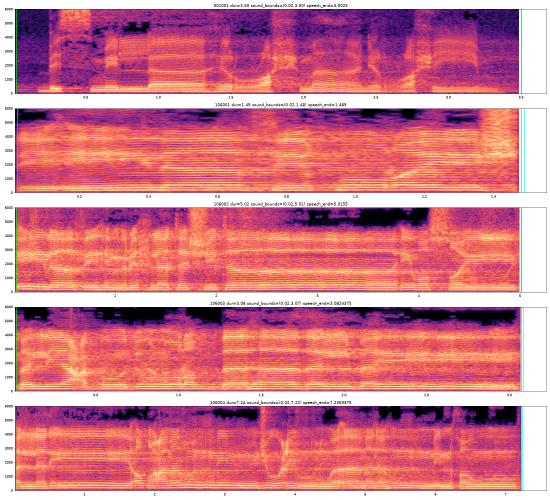
#> input picture probe/maher_106.png, 1100 x 1000 px (shown at 1/2 size)
$ python motion.py probe/maher_106.png probe/maher_106.png 1.0
#> lines starting #> are read from the running program, lines starting #| are printed output that depends on the picture; after the words box and inside, x2 and y2 are one past the last pixel; in counts of white or black regions, pixels touching at a corner belong together
"""
Gentle, seamlessly looping motion for a still background image:
  - slow camera drift / breathing zoom
  - dust motes drifting in the light (only visible where the image is bright)
  - light that softly brightens and dims
Every motion has period LOOP seconds, so the clip loops without a jump.

Usage as a module:  make_motion_video(image_path, seconds, out_mp4)
Command line:       python motion.py image.jpg out.mp4 [seconds]
"""
import math, random, subprocess, sys

from PIL import Image, ImageChops, ImageDraw, ImageEnhance, ImageFilter

W, H, FPS = 1080, 1920, 30
LOOP = 12.0                 # seconds; all motion repeats exactly every LOOP seconds
OVERSCAN = 1.10             # image is prepared slightly larger than the frame for drift


def _prepare(path):
#> called with path = 'probe/maher_106.png'
    im = Image.open(path).convert("RGB")
    tw, th = int(W * OVERSCAN), int(H * OVERSCAN)
    s = max(tw / im.width, th / im.height)
#> s = 2.11
    im = im.resize((math.ceil(im.width * s), math.ceil(im.height * s)), Image.LANCZOS)
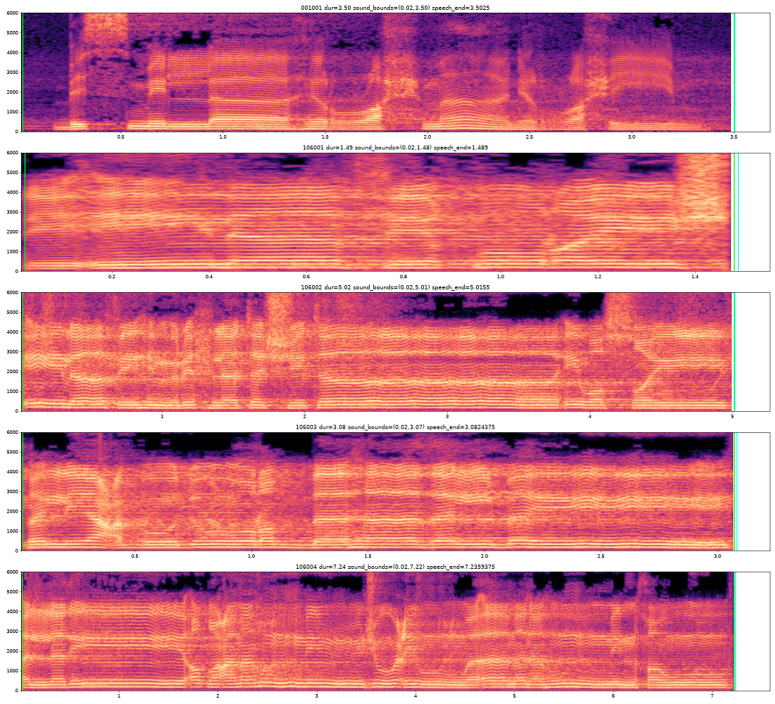
#> im: PIL image 2324x2112 RGB (shown at 1/3 size); mean R, G, B 208.6, 122.8, 136.7
    l, t = (im.width - tw) // 2, (im.height - th) // 2
#> l = 568; t = 0
    return im.crop((l, t, l + tw, t + th))


def _sprite(r):
    """Soft round dust mote."""
    size = r * 6
    sp = Image.new("L", (size, size), 0)
    ImageDraw.Draw(sp).ellipse([size / 2 - r, size / 2 - r, size / 2 + r, size / 2 + r], fill=255)
    return sp.filter(ImageFilter.GaussianBlur(r * 0.9))


def make_motion_video(image_path, seconds, out_mp4, seed=1, n_motes=220, crf=20):
    rng = random.Random(seed)
    base = _prepare(image_path)
    bw, bh = base.size
#> bw = 1188; bh = 2112
    # brightness map decides where dust is visible (sunbeams)
    lum = base.convert("L").filter(ImageFilter.GaussianBlur(12))
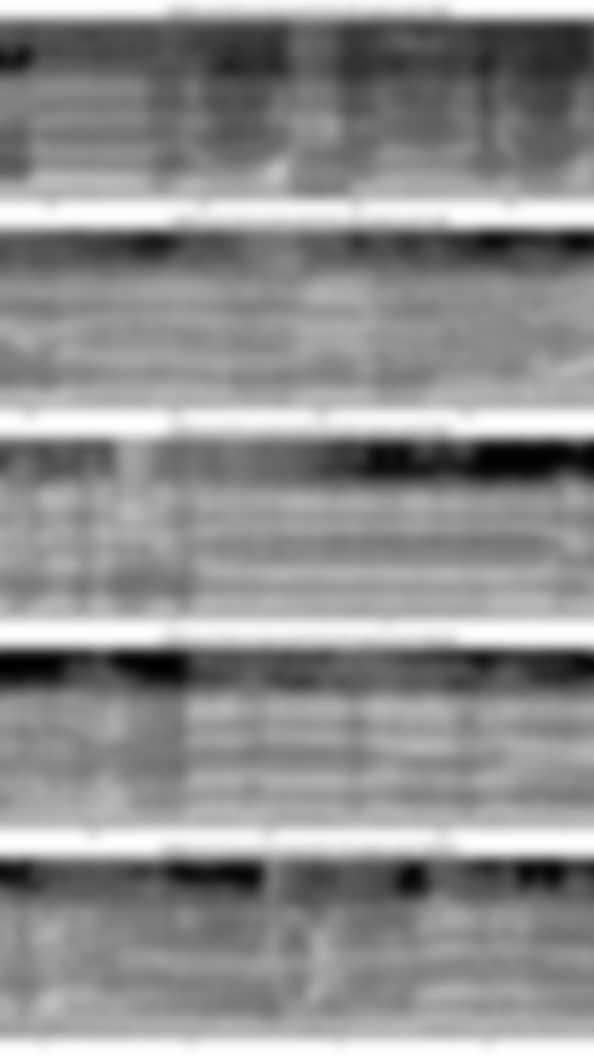
#> lum: PIL image 1188x2112 L (shown at 1/2 size); min 0, max 255, mean 141.8
    lum = lum.point(lambda v: max(0, min(255, int((v - 60) * 3.0))))
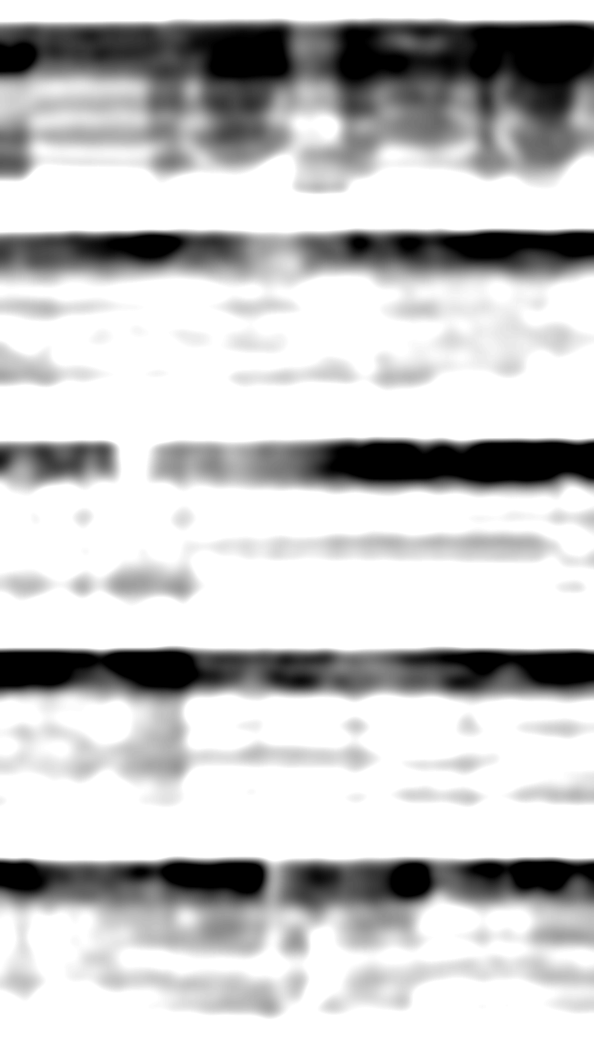
#> lum: PIL image 1188x2112 L (shown at 1/2 size); min 0, max 255, mean 197.6
    # a slightly brighter, warmer version for the "breathing light"
    bright = ImageEnhance.Brightness(base).enhance(1.12)
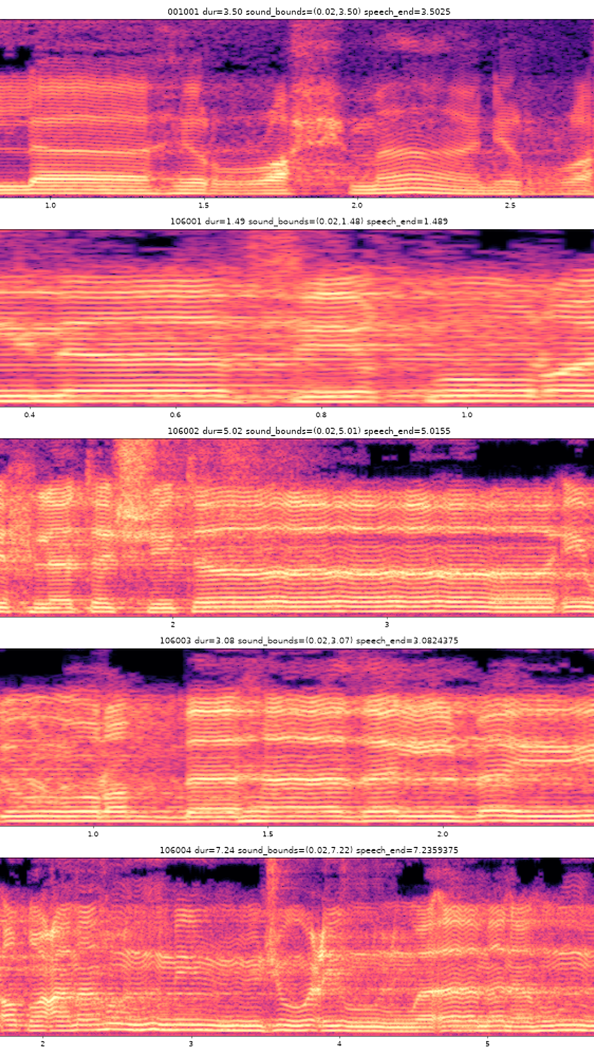
#> bright: PIL image 1188x2112 RGB (shown at 1/2 size); mean R, G, B 219.3, 120.6, 137.3
    bright = Image.blend(bright, Image.new("RGB", base.size, (255, 214, 150)), 0.06)
    light_mask = base.convert("L").point(lambda v: int(max(0, v - 90) * 1.6)).filter(ImageFilter.GaussianBlur(20))
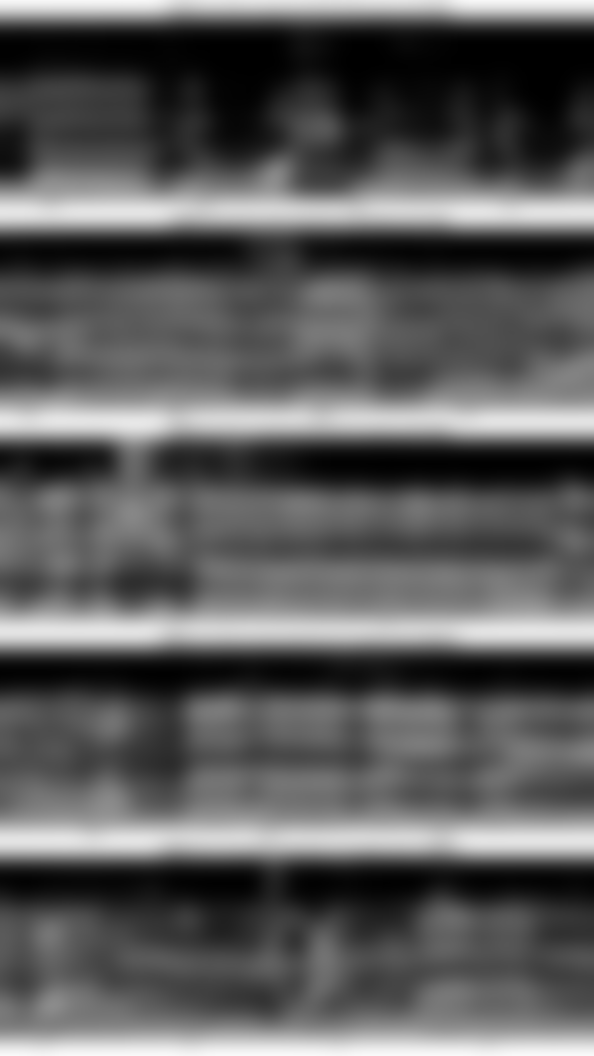
#> light_mask: PIL image 1188x2112 L (shown at 1/2 size); min 0, max 249, mean 91.4

    sprites = {r: _sprite(r) for r in (2, 3, 4, 6)}
#> in _sprite (call 2), `sp = Image.new("L", (size, size), 0)`: sp: PIL image 18x18 L; every value is 0
#> in _sprite (call 2), `ImageDraw.Draw(sp).ellipse([size / 2 - r, size / 2 - r, size / 2 + r, ..`: sp: PIL image 18x18 L; 11.4% white; 1 white region, box (x1, y1, x2, y2) and area: (6, 6, 13, 13) 37
#> call 3 of _sprite, with r = 4
#> in _sprite (call 3), `size = r * 6`: size = 24
#> in _sprite (call 3), `sp = Image.new("L", (size, size), 0)`: sp: PIL image 24x24 L; every value is 0
#> in _sprite (call 3), `ImageDraw.Draw(sp).ellipse([size / 2 - r, size / 2 - r, size / 2 + r, ..`:
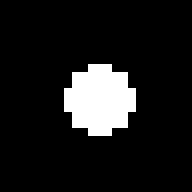
#> sp: PIL image 24x24 L (shown 8 times larger); 10.6% white; 1 white region, box (x1, y1, x2, y2) and area: (8, 8, 17, 17) 61
#> call 4 of _sprite, with r = 6
#> in _sprite (call 4), `size = r * 6`: size = 36
#> in _sprite (call 4), `sp = Image.new("L", (size, size), 0)`: sp: PIL image 36x36 L; every value is 0
#> in _sprite (call 4), `ImageDraw.Draw(sp).ellipse([size / 2 - r, size / 2 - r, size / 2 + r, ..`: sp: PIL image 36x36 L; 10% white; 1 white region, box (x1, y1, x2, y2) and area: (12, 12, 25, 25) 129
#> in _sprite (call 4), `return sp.filter(ImageFilter.GaussianBlur(r * 0.9))`:
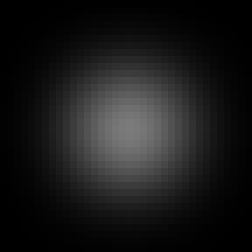
#> returned value: PIL image 36x36 L (shown 7 times larger); min 0, max 123, mean 25.3
#> sprites = 4 items
    motes = []
    for _ in range(n_motes):
        r = rng.choice([2, 2, 2, 3, 3, 4, 6])
        motes.append({
            "x": rng.uniform(0, bw), "y": rng.uniform(0, bh), "r": r,
            "dir": rng.choice([-1, -1, 1]),                                  # mostly drifting upward
            "ax": rng.uniform(10, 45), "kx": rng.choice([1, 2]), "ph": rng.uniform(0, 2 * math.pi),
            "tw": rng.choice([1, 2, 3]), "tph": rng.uniform(0, 2 * math.pi),
            "a": rng.uniform(0.35, 0.95),
        })

#> (the run stopped early here; a loop or call above may not have finished)
